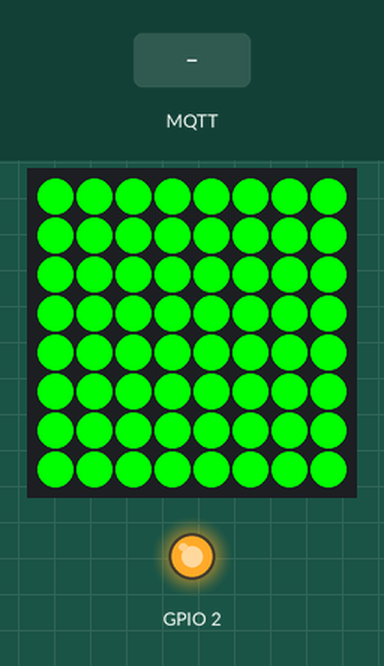
Recording of a sketch running on a simulated ESP8266 (NodeMCU). Parts: 8×8 RGB LED matrix (first LED top left, wired row by row), output pins drawn as LEDs (lit = HIGH, except the on-board LED, lit = LOW). Inputs (shaded band) come from the test bench. WiFi joins after 1.5 s; servers stay silent unless stated; no MQTT or app messages arrive unless stated.

Above: at 1.7 s.
2.8 s: MQTT message "90" arrives on the first subscribed topic
At 7.5 s:
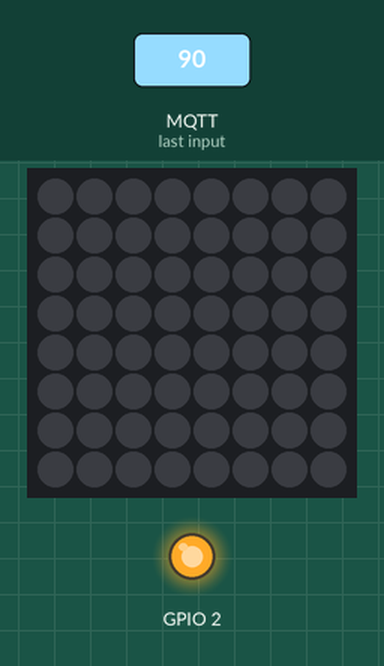
At 14.9 s:
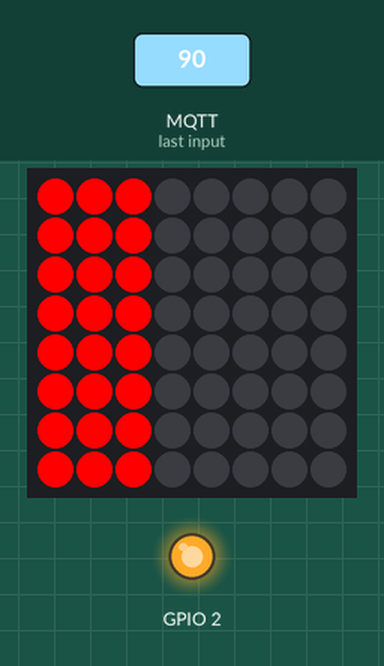
15.2 s: MQTT message "200" arrives on the first subscribed topic
At 15.8 s:
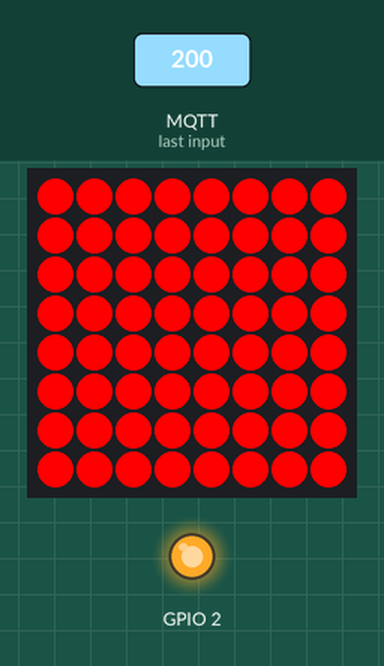
Timing chart, 0 to 18.2 s (numbered marks = the images above; inputs shaded):
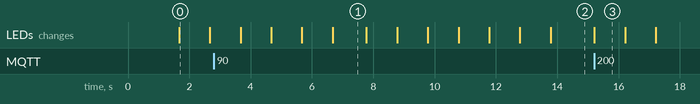

The sketch:

Esp8266GarageDisplay.ino
```cpp
#include <ESP8266WiFi.h>

#include "UserConfig.h"
#include "BiColorMatrix.h"
#include "MqttClient.h"
#include "DistanceState.h"

MqttClient *client;
BiColorMatrix *matrix = new BiColorMatrix();
DistanceState *state = new DistanceState();

void setup() {
  setUpWiFi();
  client = new MqttClient();
  client->setCallback(state);
}

void loop() {
  delay(DELAY);
  client->loop();
  if (state->getState() == DOOR_CLOSED) {
    matrix->closedAnimation();
  } else if (state->getState() == DOOR_OPENING) {
    matrix->moving(state->getDistance());
  } else if (state->getState() == DOOR_OPEN) {
    matrix->openAnimation();
  } else if (state->getState() == DOOR_CLOSING) {
    matrix->closingAnimation();
    matrix->moving(state->getDistance());
  }
}

void setUpWiFi() {
  delay(10);
  WiFi.begin(WLAN_SSID, WLAN_PASSWORD);
  while (WiFi.status() != WL_CONNECTED) {
    delay(500);
  }
}
```

BiColorMatrix.cpp
```cpp
#include "BiColorMatrix.h"

BiColorMatrix::BiColorMatrix() {
  matrix = new Adafruit_BicolorMatrix();
  matrix->begin(0x70);
  matrix->clear();
  matrix->writeDisplay();
  openAnimationDone = false;
  closingAnimationDone = true;
  closeAnimationDone = true;
}

void BiColorMatrix::openAnimation() {
  if (!openAnimationDone) {
    animation(LED_GREEN);
    openAnimationDone = true;
    closingAnimationDone = false;
    closeAnimationDone = false;
  }
}

void BiColorMatrix::closingAnimation() {
  if (!closingAnimationDone) {
    animation(LED_YELLOW);
    openAnimationDone = false;
    closingAnimationDone = true;
    closeAnimationDone = false;
  }
}

void BiColorMatrix::closedAnimation() {
  if (!closeAnimationDone) {
    animation(LED_RED);
    openAnimationDone = false;
    closingAnimationDone = false;
    closeAnimationDone = true;
  }
}

void BiColorMatrix::moving(int distance) {
  matrix->clear();
  int i = map(distance, DOOR_OPEN_DISTANCE, DOOR_CLOSED_DISTANCE, 0, 8);
  matrix->fillRect(0, 0, i, 8, LED_RED);
  matrix->writeDisplay();
}

void BiColorMatrix::animation(int led) {
  for (int i = 0 ; i < 3 ; i++) {
    matrix->fillRect(0, 0, 8, 8, led);
    matrix->writeDisplay();
    delay(1000);
    matrix->clear();
    matrix->writeDisplay();
    delay(1000);
  }
}
```

BiColorMatrix.h
```cpp
#ifndef BiColorMatrix_h
#define BiColorMatrix_h

#include "UserConfig.h"

#include <Adafruit_GFX.h>
#include "Adafruit_LEDBackpack.h"

class BiColorMatrix {
  public:
    BiColorMatrix();
    void loop();
    void reset();
    void openAnimation();
    void closedAnimation();
    void closingAnimation();
    void moving(int distance);
  private:
    int counter = 0;
    boolean closeAnimationDone;
    boolean closingAnimationDone;
    boolean openAnimationDone;
    void animation(int led);
    Adafruit_BicolorMatrix *matrix;
};

#endif
```

DistanceState.cpp
```cpp
#include "DistanceState.h"

void DistanceState::callback(byte *payload, unsigned int length) {
  char payloadChr[length];
  for (int i = 0 ; i < length ; i++) {
    payloadChr[i] = (char) payload[i];
  }
  distance = atoi(payloadChr);
}

int DistanceState::getDistance() {
  return distance;
}

int DistanceState::getState() {
  if (distance >= DOOR_CLOSED_DISTANCE) {
    lastState = DOOR_CLOSED;
    return DOOR_CLOSED;
  } else if (distance < DOOR_CLOSED_DISTANCE && distance > DOOR_OPEN_DISTANCE && lastState == DOOR_CLOSED) {
    return DOOR_OPENING;
  } else if (distance <= DOOR_OPEN_DISTANCE) {
    lastState = DOOR_OPEN;
    return DOOR_OPEN;
  } else if (distance < DOOR_CLOSED_DISTANCE && distance > DOOR_OPEN_DISTANCE && lastState == DOOR_OPEN) {
    return DOOR_CLOSING;
  }
}
```

DistanceState.h
```cpp
#ifndef DistanceState_h
#define DistanceState_h

#define DOOR_CLOSED 0
#define DOOR_OPENING 1
#define DOOR_OPEN 2
#define DOOR_CLOSING 3

#include "UserConfig.h"
#include "EventCallback.h"

class DistanceState : public EventCallback {
  public:
    void callback(byte *payload, unsigned int length);
    int getDistance();
    int getState();
  private:
    int distance = 0;
    int lastState = 0;
};

#endif
```

EventCallback.h
```cpp
#ifndef EventCallback_h
#define EventCallback_h

#include "Arduino.h"

class EventCallback {
  public:
    virtual void callback(byte* payload, unsigned int length) = 0;
};

#endif
```

MqttClient.cpp
```cpp
#include "MqttClient.h"

MqttClient::MqttClient() {
  espClient = WiFiClient();
  client = PubSubClient(espClient);
  pinMode(BUILTIN_LED, OUTPUT);
  client.setServer(MQTT_SERVER, MQTT_SERVERPORT);
  client.setCallback([this] (char* topic, byte * payload, unsigned int length) {
    this->callback(topic, payload, length);
  });
}

void MqttClient::connect() {
  while (!client.connected()) {
    if (client.connect(MQTT_CLIENT_NAME, MQTT_USERNAME, MQTT_PASSWORD)) {
      client.subscribe(MQTT_DISTANCE_SUBSCRIBE_TOPIC);
    } else {
      delay(5000);
    }
  }
}

void MqttClient::loop() {
  if (!client.connected()) {
    this->connect();
  }
  client.loop();
}

void MqttClient::setCallback(EventCallback *eventCallback) {
  this->eventCallback = eventCallback;
}

void MqttClient::callback(char* topic, byte* payload, unsigned int length) {
  if (eventCallback != NULL ) {
    eventCallback->callback(payload, length);
  }
}
```

MqttClient.h
```cpp
#ifndef MqttClient_h
#define MqttClient_h

#include <ESP8266WiFi.h>
#include <PubSubClient.h>

#include "UserConfig.h"
#include "EventCallback.h"

class MqttClient {
  public:
    MqttClient();
    void connect();
    void loop();
    void setCallback(EventCallback *eventCallback);
  private:
    WiFiClient espClient;
    PubSubClient client;
    EventCallback *eventCallback;
    void callback(char* topic, byte* payload, unsigned int length);
};

#endif
```

UserConfig.h
```cpp
#ifndef UserConfig_h
#define UserConfig_h

#define WLAN_SSID        "yourssid"
#define WLAN_PASSWORD    "yourwifipassword"
#define DELAY 100

#define MQTT_CLIENT_NAME "GarageDoorDisplay1"
#define MQTT_SERVER      "192.168.2.9"
#define MQTT_SERVERPORT  1883
#define MQTT_USERNAME    "hassio"
#define MQTT_PASSWORD    "hassio"

#define MQTT_DISTANCE_SUBSCRIBE_TOPIC "/Garage/Door1/Distance"

#define DOOR_CLOSED_DISTANCE 200
#define DOOR_OPEN_DISTANCE 10

#endif
```

Measured:
- after the input at 2.8 s, the LEDs: first differ from a run without the input after 5.0 s (image 2 shows a later state)
- after the input at 15.2 s, the LEDs: change at once (image 3)
- what the display in image 0 shows lasts 1.0 s, from 1.7 s to 2.7 s
- what the display in image 1 shows lasts 1.1 s, from 6.7 s to 7.8 s
